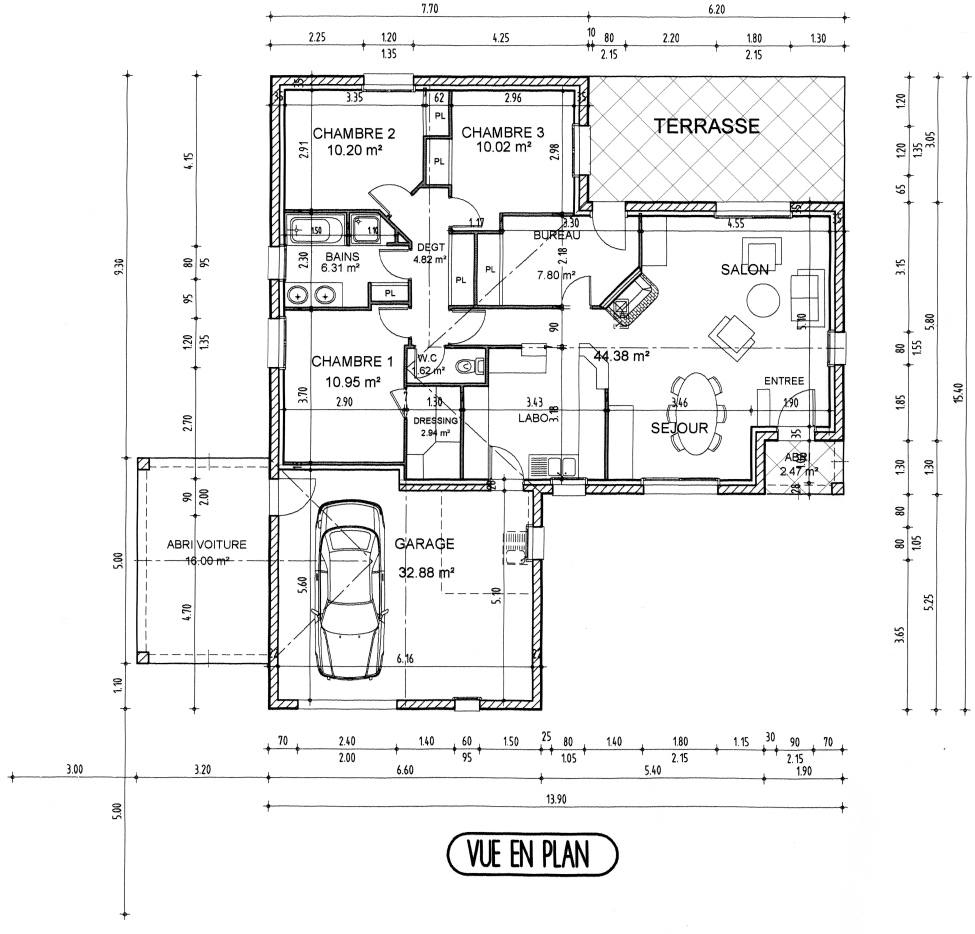
#> input picture results/grayscale.png, 1950 x 1867 px (shown at 1/2 size)
$ python -i preprocessing.py   (imports and definitions only)
#> lines starting #> are read from the running program, lines starting #| are printed output that depends on the picture; after the words box and inside, x2 and y2 are one past the last pixel; in counts of white or black regions, pixels touching at a corner belong together
#> further down, picture is the input picture: shape (1867, 1950, 3); min 0, max 255, mean 240.6
"""
Tahap 6: Pengolahan Gambar (Image Processing / Preprocessing)
Menggunakan OpenCV untuk membaca gambar, konversi grayscale, Gaussian Blur,
Thresholding, serta operasi morfologi (erosion, dilation, opening, closing)
guna memperjelas garis dinding dan menghilangkan gangguan visual (teks, garis ukur, arsiran).
"""

import os
from typing import Dict, Optional, Tuple, Union
import cv2
import numpy as np
import matplotlib
# [1 line not run here, left out]
import matplotlib.pyplot as plt


def load_image(image_source: Union[str, np.ndarray]) -> np.ndarray:
    """Membaca gambar dari path file menggunakan cv2.imread() atau array numpy BGR."""
    if isinstance(image_source, str):
        if not os.path.exists(image_source):
            raise FileNotFoundError(f"File gambar tidak ditemukan: {image_source}")
        image = cv2.imread(image_source)
        if image is None:
            raise ValueError(f"Gagal membaca gambar dari: {image_source}")
        return image
    elif isinstance(image_source, np.ndarray):
        if image_source.ndim == 2:
            return cv2.cvtColor(image_source, cv2.COLOR_GRAY2BGR)
        elif image_source.shape[2] == 4:
            return cv2.cvtColor(image_source, cv2.COLOR_RGBA2BGR)
        return image_source.copy()
    else:
        raise TypeError("image_source harus berupa path string atau numpy.ndarray")


def preprocess_floorplan(
    image_source: Union[str, np.ndarray],
    blur_ksize: int = 3,
    thresh_val: int = 200,
    close_ksize: int = 9,
    open_ksize: int = 7,
    door_gap_px: int = 115,
    ext_gap_px: int = 230,
    auto_scale_kernels: bool = True,
) -> Dict[str, Union[np.ndarray, float]]:
    """
    Menjalankan seluruh tahapan preprocessing gambar denah rumah (Bagian 6):
    1. Membaca gambar (cv2.imread)
    2. Konversi ke Grayscale (cv2.cvtColor)
    3. Gaussian Blur (cv2.GaussianBlur)
    4. Thresholding (cv2.threshold)
    5. Operasi Morfologi (Erosion, Dilation, Opening, Closing) untuk memisahkan
       dinding utama dari teks, simbol furnitur, arsiran teras, dan garis dimensi.
    """
#> called with blur_ksize = 3, thresh_val = 200, close_ksize = 9, open_ksize = 7, door_gap_px = 115, ext_gap_px = 230, auto_scale_kernels = True
    original = load_image(image_source)
    h_img, w_img = original.shape[:2]
#> h_img = 1867; w_img = 1950
    scale = (max(h_img, w_img) / 1950.0) if auto_scale_kernels else 1.0
#> scale = 1

    # 1. Konversi ke Grayscale
    gray = cv2.cvtColor(original, cv2.COLOR_BGR2GRAY)

    # 2. Gaussian Blur (pastikan ukuran kernel ganjil >= 3)
    bk = max(3, int(blur_ksize))
    if bk % 2 == 0:
        bk += 1
    blur = cv2.GaussianBlur(gray, (bk, bk), 0)

    # 3. Thresholding Binary Inverse (garis denah menjadi putih=255, latar belakang hitam=0)
    _, threshold = cv2.threshold(blur, int(thresh_val), 255, cv2.THRESH_BINARY_INV)
#> threshold: shape (1867, 1950); 8.9% white; 501 white regions (90 under 20 px), largest, box (x1, y1, x2, y2) and area: (268, 140, 1699, 1429) 218625, (158, 140, 1696, 1840) 9675, (892, 1663, 1238, 1755) 5483

    # 4. Operasi Morfologi Dasar:
    # 4a. Light opening (erosion -> dilation) untuk memutus garis tipis 1px dari huruf/angka
    k_light = max(1, min(2, int(round(2 * scale))))
#> k_light = 2
    kernel_light = cv2.getStructuringElement(cv2.MORPH_RECT, (k_light, k_light))
#> kernel_light = [[1, 1], [1, 1]]
    eroded_light = cv2.erode(threshold, kernel_light, iterations=1)
#> eroded_light: shape (1867, 1950); 6.5% white; 591 white regions (195 under 20 px), largest, box (x1, y1, x2, y2) and area: (269, 142, 1699, 1428) 160493, (159, 141, 1696, 1839) 6103, (893, 1664, 1238, 1755) 4608
    opened_light = cv2.dilate(eroded_light, kernel_light, iterations=1)
#> opened_light: shape (1867, 1950); 8.8% white; 566 white regions (135 under 20 px), largest, box (x1, y1, x2, y2) and area: (269, 142, 1700, 1429) 208600, (159, 141, 1697, 1840) 9645, (893, 1664, 1239, 1756) 5481

    # Filter komponen terhubung kecil (menghapus huruf, angka ukuran, simbol kecil)
    num_l, labels, stats, _ = cv2.connectedComponentsWithStats(opened_light, connectivity=8)
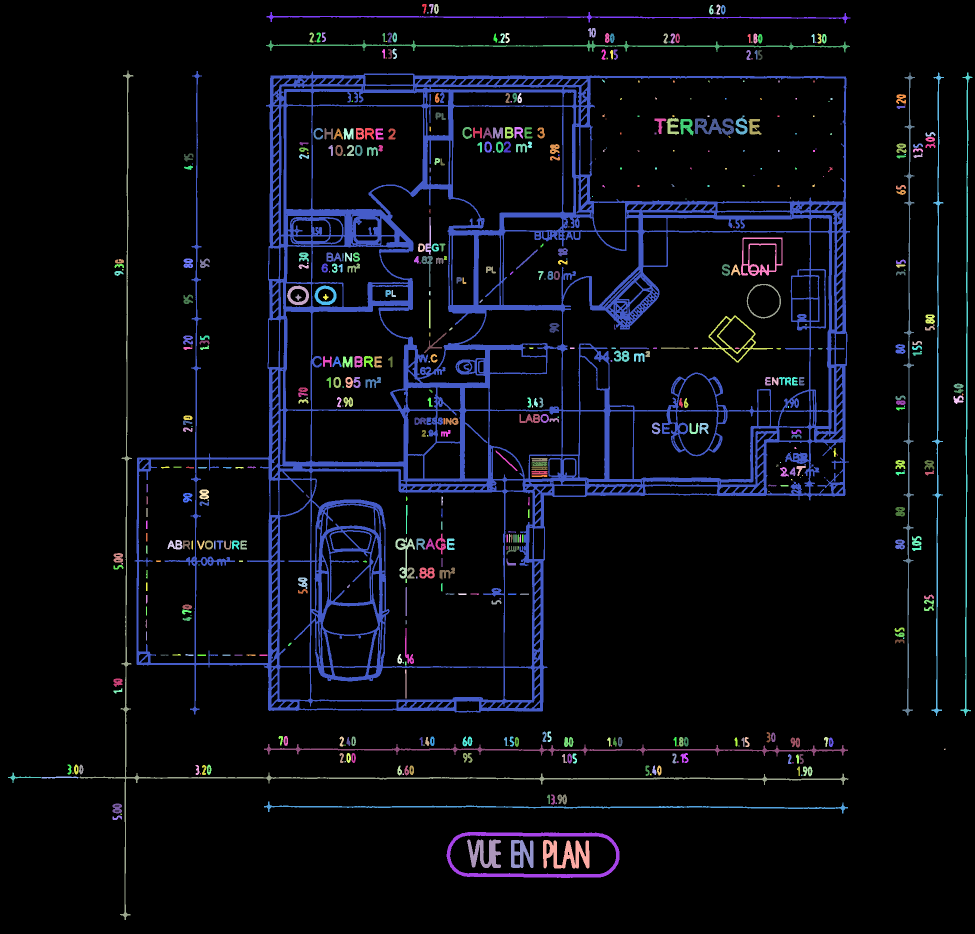
#> labels: shape (1867, 1950) int32 (shown at 1/2 size); 567 distinct labels, from 0 to 566; one colour per label, 0 black
#> num_l = 567; stats = 567 rows, first 6: [0, 0, 1950, 1867, 3320813], [844, 8, 9, 19, 90], [858, 8, 9, 19, 91], [868, 8, 10, 20, 131], [1433, 9, 8, 20, 100], [1418, 10, 9, 19, 113]
    no_text = np.zeros_like(threshold)
    min_span = max(15, int(round(45 * scale)))
#> min_span = 45
    min_area = max(80, int(round(600 * scale * scale)))
#> min_area = 600
    for i in range(1, num_l):
        w_c = stats[i, cv2.CC_STAT_WIDTH]
        h_c = stats[i, cv2.CC_STAT_HEIGHT]
        area_c = stats[i, cv2.CC_STAT_AREA]
        if max(w_c, h_c) > min_span or area_c > min_area:
            no_text[labels == i] = 255
#> this loop made 566 passes
#> (w_c, h_c, area_c) on passes 1 to 3: (9, 19, 90), (9, 19, 91), (10, 20, 131)

    # Kembalikan ketebalan garis dinding dengan dilation
    no_text = cv2.dilate(no_text, kernel_light, iterations=1)
#> no_text: shape (1867, 1950); 9.1% white; 30 white regions, largest, box (x1, y1, x2, y2) and area: (269, 142, 1701, 1430) 255151, (159, 141, 1698, 1841) 13189, (893, 1664, 1240, 1757) 6354

    # 4b. Morphological Closing untuk menyatukan arsiran dinding ganda (////)
    kc = max(3, min(11, int(round(close_ksize * scale))))
#> kc = 9
    kernel_close = cv2.getStructuringElement(cv2.MORPH_RECT, (kc, kc))
    morph_closed = cv2.morphologyEx(no_text, cv2.MORPH_CLOSE, kernel_close)
#> morph_closed: shape (1867, 1950); 11% white; 20 white regions, largest, box (x1, y1, x2, y2) and area: (269, 142, 1701, 1430) 319142, (893, 1664, 1240, 1757) 15766, (16, 141, 1698, 1841) 13999

    # 4c. Morphological Opening untuk menghapus garis tipis (garis dimensi, arsiran teras, busur pintu)
    # Dibatasi maks 7px agar dinding solid hitam (~8-10px pada denah resolusi 3508px) tetap utuh
    ko = max(3, min(7, int(round(open_ksize * scale))))
#> ko = 7
    kernel_open = cv2.getStructuringElement(cv2.MORPH_RECT, (ko, ko))
    morph_opened = cv2.morphologyEx(morph_closed, cv2.MORPH_OPEN, kernel_open)
#> morph_opened: shape (1867, 1950); 8% white; 131 white regions, largest, box (x1, y1, x2, y2) and area: (537, 150, 1189, 986) 124833, (1180, 401, 1694, 900) 41593, (793, 777, 1560, 1424) 39223

    # Fallback apabila gambar denah memiliki garis dinding tunggal yang tipis
    if np.count_nonzero(morph_opened) < 0.002 * (h_img * w_img):
        kernel_thin_open = cv2.getStructuringElement(cv2.MORPH_RECT, (2, 2))
        morph_opened = cv2.morphologyEx(morph_closed, cv2.MORPH_OPEN, kernel_thin_open)

    # 4d. Ekstraksi struktur dinding horizontal dan vertikal (menghilangkan sisa objek melengkung/mobil)
    kh_len = max(18, int(round(45 * scale)))
#> kh_len = 45
    kv_len = max(20, int(round(50 * scale)))
#> kv_len = 50
    kh_thk = max(2, min(6, int(round(4 * scale))))
#> kh_thk = 4
    walls_h = cv2.morphologyEx(
        morph_opened,
        cv2.MORPH_OPEN,
        cv2.getStructuringElement(cv2.MORPH_RECT, (kh_len, kh_thk)),
    )
#> walls_h: shape (1867, 1950); 3.8% white; 48 white regions, largest, box (x1, y1, x2, y2) and area: (540, 151, 1182, 188) 20711, (539, 419, 828, 507) 14302, (1040, 952, 1543, 994) 13871
    walls_v = cv2.morphologyEx(
        morph_opened,
        cv2.MORPH_OPEN,
        cv2.getStructuringElement(cv2.MORPH_RECT, (kh_thk, kv_len)),
    )
#> walls_v: shape (1867, 1950); 4.1% white; 49 white regions, largest, box (x1, y1, x2, y2) and area: (539, 151, 597, 964) 27753, (1650, 403, 1694, 901) 17166, (1049, 958, 1090, 1425) 11261
    walls_unbridged = cv2.bitwise_or(walls_h, walls_v)
#> walls_unbridged: shape (1867, 1950); 6.8% white; 19 white regions, largest, box (x1, y1, x2, y2) and area: (537, 151, 1189, 987) 118874, (1180, 403, 1694, 901) 39566, (793, 778, 1560, 1425) 38648

    # 4e. Penutupan celah pintu & jendela (Two-Tier Directional Closing):
    # Tier 1: Dinding eksterior tebal (menutup bukaan garasi & jendela besar)
    k_ext = max(6, int(round(16 * scale)))
    ext_thick = cv2.morphologyEx(
        morph_opened,
        cv2.MORPH_OPEN,
        cv2.getStructuringElement(cv2.MORPH_RECT, (k_ext, k_ext)),
    )
#> ext_thick: shape (1867, 1950); 6.1% white; 51 white regions, largest, box (x1, y1, x2, y2) and area: (538, 151, 1190, 987) 87040, (959, 853, 1561, 1425) 31535, (1251, 403, 1694, 893) 31317
    num_e, l_e, s_e, _ = cv2.connectedComponentsWithStats(ext_thick)
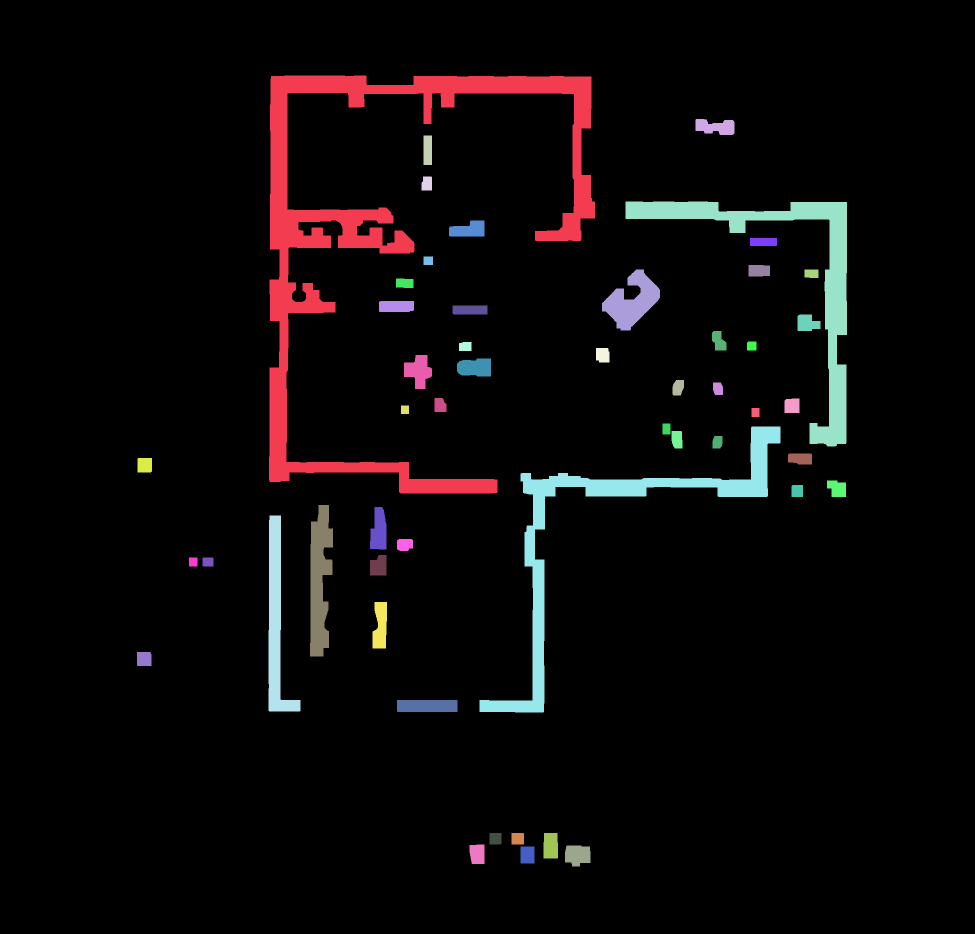
#> l_e: shape (1867, 1950) int32 (shown at 1/2 size); 52 distinct labels, from 0 to 51; one colour per label, 0 black
#> num_e = 52; s_e = 52 rows, first 6: [0, 0, 1950, 1867, 3418777], [538, 151, 652, 836, 87040], [1391, 238, 78, 32, 1863], [847, 271, 17, 59, 1003], [843, 353, 21, 28, 554], [1251, 403, 443, 490, 31317]
    ext_clean = np.zeros_like(ext_thick)
    for i in range(1, num_e):
        if (
            s_e[i, cv2.CC_STAT_AREA] > int(800 * scale * scale)
            and max(s_e[i, cv2.CC_STAT_WIDTH], s_e[i, cv2.CC_STAT_HEIGHT]) > int(40 * scale)
        ):
            ext_clean[l_e == i] = 255

    ext_thk_bar = max(5, int(round(15 * scale)))
    ext_h = cv2.morphologyEx(
        ext_clean,
        cv2.MORPH_OPEN,
        cv2.getStructuringElement(cv2.MORPH_RECT, (max(15, int(round(42 * scale))), ext_thk_bar)),
    )
#> ext_h: shape (1867, 1950); 3.3% white; 31 white regions, largest, box (x1, y1, x2, y2) and area: (542, 151, 1184, 188) 20711, (1047, 952, 1537, 994) 13789, (1252, 403, 1695, 441) 13059
    ext_v = cv2.morphologyEx(
        ext_clean,
        cv2.MORPH_OPEN,
        cv2.getStructuringElement(cv2.MORPH_RECT, (ext_thk_bar, max(25, int(round(75 * scale))))),
    )
#> ext_v: shape (1867, 1950); 2.6% white; 12 white regions, largest, box (x1, y1, x2, y2) and area: (539, 152, 597, 964) 27148, (1650, 404, 1694, 892) 17004, (1053, 959, 1090, 1425) 10879
    eg = max(40, int(round(ext_gap_px * scale)))
    ext_h_b = cv2.morphologyEx(
        ext_h,
        cv2.MORPH_CLOSE,
        cv2.getStructuringElement(cv2.MORPH_RECT, (eg, ext_thk_bar)),
    )
#> ext_h_b: shape (1867, 1950); 4.2% white; 16 white regions, largest, box (x1, y1, x2, y2) and area: (540, 924, 1538, 994) 31092, (543, 151, 1185, 188) 22434, (542, 419, 1165, 507) 21635
    ext_v_b = cv2.morphologyEx(
        ext_v,
        cv2.MORPH_CLOSE,
        cv2.getStructuringElement(cv2.MORPH_RECT, (ext_thk_bar, eg)),
    )
#> ext_v_b: shape (1867, 1950); 2.8% white; 10 white regions, largest, box (x1, y1, x2, y2) and area: (537, 153, 597, 1424) 40936, (1650, 405, 1694, 893) 18125, (1053, 960, 1090, 1426) 12155
    ext_all = cv2.bitwise_or(ext_clean, cv2.bitwise_or(ext_h_b, ext_v_b))
#> ext_all: shape (1867, 1950); 6.8% white; 10 white regions, largest, box (x1, y1, x2, y2) and area: (537, 151, 1696, 1426) 217047, (620, 1010, 668, 1314) 10215, (740, 1014, 774, 1298) 6452

    # Tier 2: Dinding partisi interior (menutup celah pintu antar-ruangan)
    ig = max(25, int(round(door_gap_px * scale)))
    walls_h_b = cv2.morphologyEx(
        walls_h,
        cv2.MORPH_CLOSE,
        cv2.getStructuringElement(cv2.MORPH_RECT, (ig, kh_thk)),
    )
#> walls_h_b: shape (1867, 1950); 4.2% white; 37 white regions, largest, box (x1, y1, x2, y2) and area: (797, 953, 1691, 995) 23532, (540, 152, 1182, 189) 22434, (999, 405, 1693, 442) 15809
    walls_v_b = cv2.morphologyEx(
        walls_v,
        cv2.MORPH_CLOSE,
        cv2.getStructuringElement(cv2.MORPH_RECT, (kh_thk, ig)),
    )
#> walls_v_b: shape (1867, 1950); 4.4% white; 39 white regions, largest, box (x1, y1, x2, y2) and area: (538, 151, 598, 1424) 42068, (1651, 403, 1695, 901) 18343, (1050, 958, 1091, 1425) 12493

    walls_bridged = cv2.bitwise_or(cv2.bitwise_or(walls_h_b, walls_v_b), ext_all)
#> walls_bridged: shape (1867, 1950); 8.4% white; 13 white regions, largest, box (x1, y1, x2, y2) and area: (536, 151, 1696, 1426) 261235, (620, 1002, 775, 1354) 23232, (920, 1665, 1215, 1739) 10006

    # Pertahankan komponen jaringan bangunan utama (terbesar) agar artefak luar hilang
    num_l2, labels2, stats2, _ = cv2.connectedComponentsWithStats(
        cv2.dilate(walls_bridged, np.ones((7, 7), np.uint8))
    )
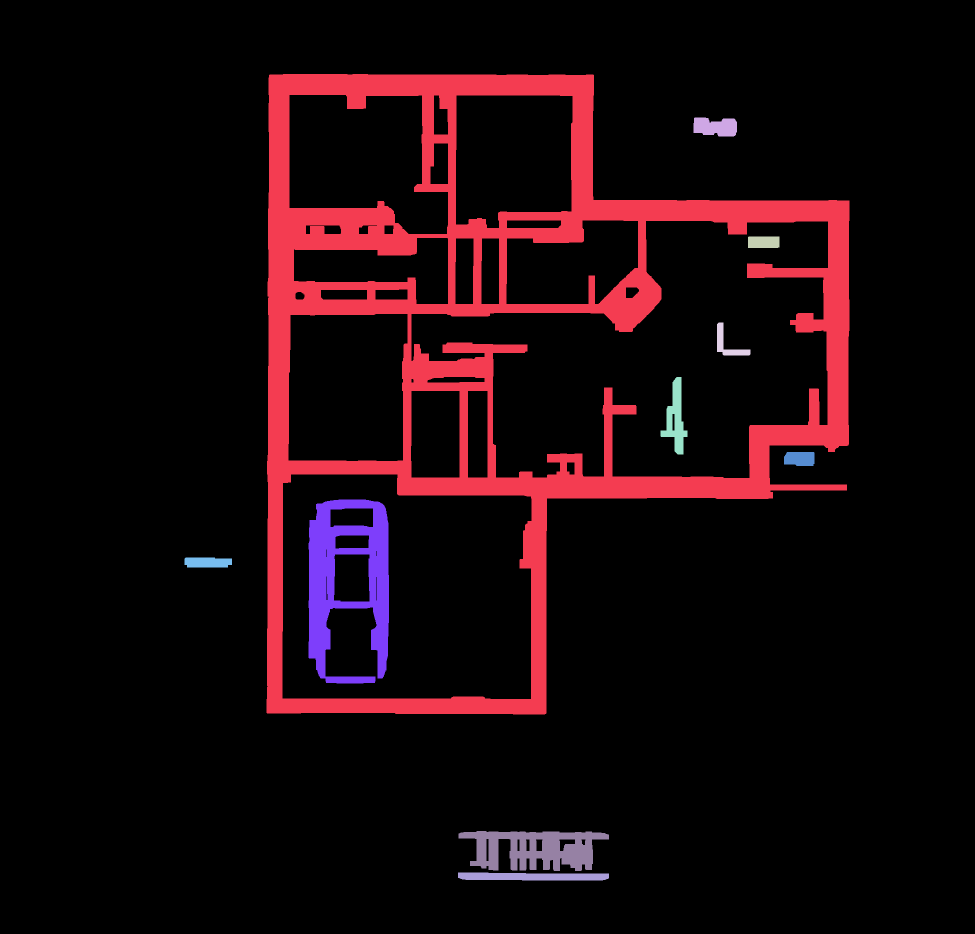
#> labels2: shape (1867, 1950) int32 (shown at 1/2 size); 11 distinct labels, from 0 to 10; one colour per label, 0 black
#> num_l2 = 11; stats2 = [[0, 0, 1950, 1867, 3251680], [533, 148, 1166, 1281, 324959], [1387, 235, 87, 38, 2723], [1496, 473, 63, 23, 1445], [1434, 645, 67, 66, 1417], [1321, 754, 54, 155, 3713], [1568, 904, 61, 28, 1595], [617, 999, 161, 368, 32026], [369, 1115, 95, 20, 1764], [917, 1662, 301, 80, 15088], [916, 1745, 302, 16, 4240]]
    if num_l2 > 1:
        largest_label = 1 + int(np.argmax(stats2[1:, cv2.CC_STAT_AREA]))
#> largest_label = 1
        main_network = (labels2 == largest_label).astype(np.uint8) * 255
#> main_network: shape (1867, 1950); 8.9% white; 1 white region, box (x1, y1, x2, y2) and area: (533, 148, 1699, 1429) 324959
        walls_clean = cv2.bitwise_and(walls_bridged, main_network)
#> walls_clean: shape (1867, 1950); 7.2% white; 2 white regions, box (x1, y1, x2, y2) and area: (536, 151, 1696, 1426) 261235, (1180, 554, 1187, 605) 357
        walls_unbridged = cv2.bitwise_and(walls_unbridged, main_network)
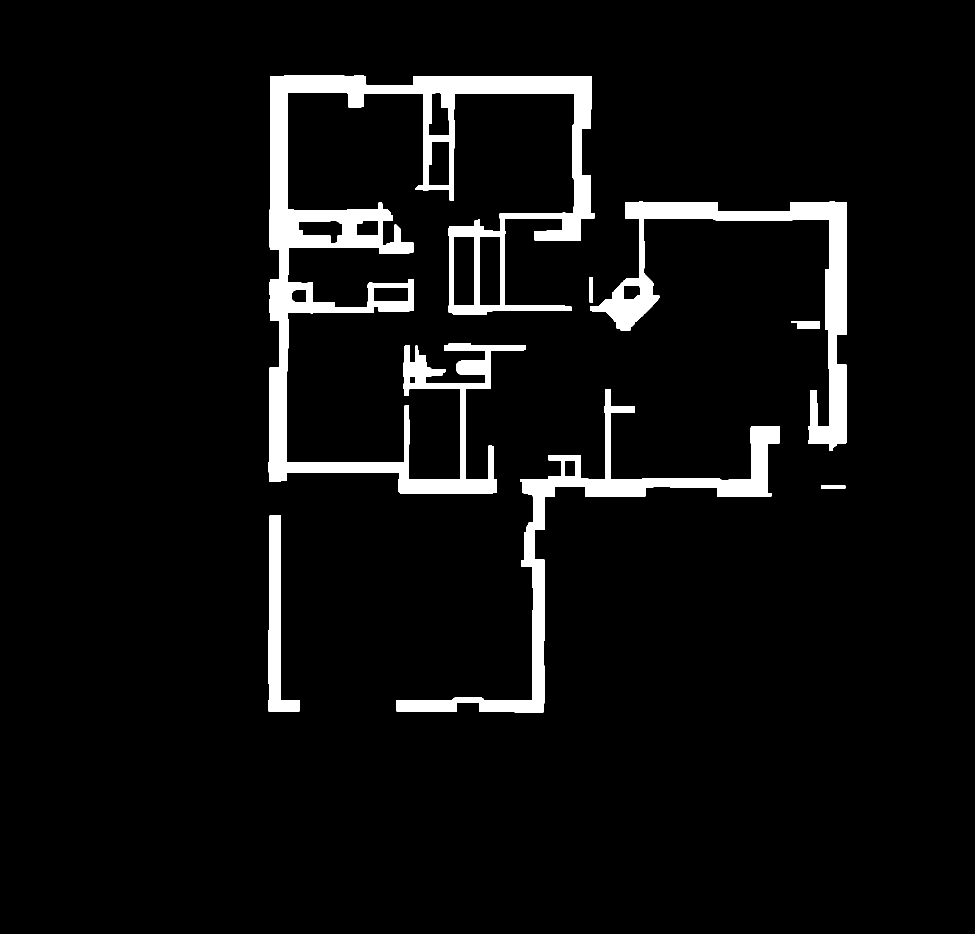
#> walls_unbridged: shape (1867, 1950) (shown at 1/2 size); 5.7% white; 7 white regions, largest, box (x1, y1, x2, y2) and area: (537, 151, 1189, 987) 118874, (1180, 403, 1694, 901) 39566, (793, 778, 1560, 1425) 38648
    else:
        walls_clean = walls_bridged.copy()

    return {
        "original": original,
        "gray": gray,
        "blur": blur,
        "threshold": threshold,
        "no_text": no_text,
        "morph_closed": morph_closed,
        "morph_opened": morph_opened,
        "walls_unbridged": walls_unbridged,
        "walls_clean": walls_clean,
        "scale_factor": scale,
    }


# [46 lines left out: function save_preprocessing_results, not called in this run]


# [10 lines not run here, left out]

>>> import cv2
>>> picture = cv2.imread('../results/grayscale.png')
>>> result = preprocess_floorplan(picture)
#> result = 10 items
